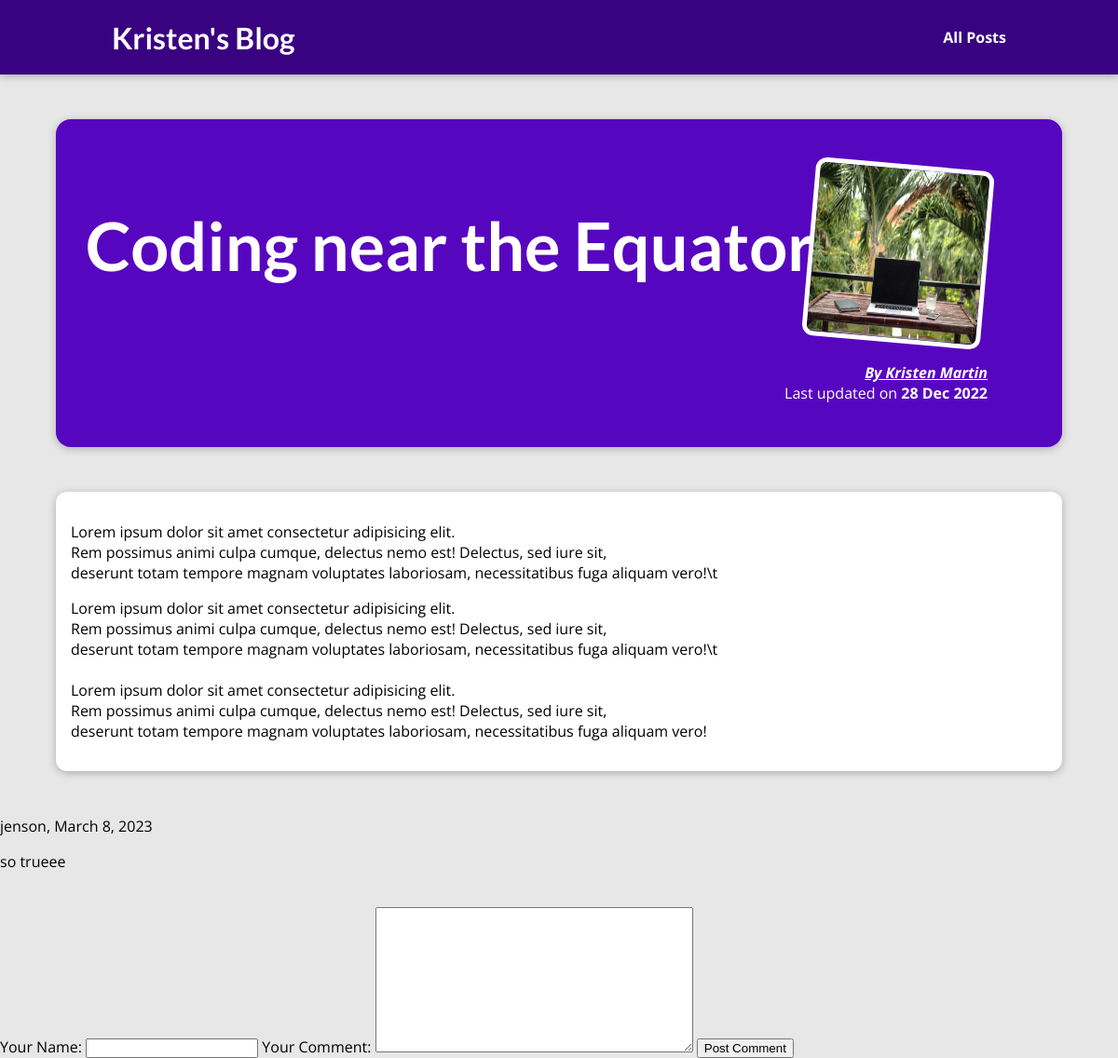
The app's page /posts/coding-near-the-equator/ with its own data.
### blog/models.py (models this page shows, shortened)
class Post(models.Model):
    title = models.CharField(max_length=140)
    excerpt = models.CharField(max_length=300)
    image_name = models.ImageField(upload_to="images", null=True)
    date = models.DateField()
    slug = models.CharField(max_length=200, default="", unique=True, db_index=True)
    content = models.TextField()
    author = models.ForeignKey(Author, null=True, on_delete=models.SET_NULL)
    tags = models.ManyToManyField(Tag, blank=True)

class Author(models.Model):
    first_name = models.CharField(max_length=50)
    last_name = models.CharField(max_length=50)
    email_address = models.EmailField(max_length=75)

class Comment(models.Model):
    user_name = models.CharField(max_length=30)
    comment_content = models.TextField(max_length=200)
    date = models.DateField(auto_now=True)
    post_id = models.IntegerField()

### blog/views.py (the view)
# urls.py: path("posts/<slug:slug>/", views.GetPost.as_view(), name="post")
class GetPost(DetailView):
    model = Post
    template_name = "blog/post.html"
    def get_context_data(self, **kwargs):
        context = super().get_context_data(**kwargs)
        context["form"] = CommentForm()
        context["comments"] = Comment.objects.filter(post_id=self.object.id)
        context["tags"] = self.object.tags.all()
        loaded_post = self.object
        return context
    def post(self, request, slug):
        specific_post = get_object_or_404(Post, slug=slug)
        form = CommentForm(request.POST)
        comments = Comment.objects.filter(post_id=specific_post.id)
        post_tags = specific_post.tags.all()
        if form.is_valid():
            new_data = form.cleaned_data
            name = new_data["user_name"]
            content = new_data["comment_content"]
            post_id = specific_post.id
            new_comment = Comment(user_name=name, comment_content=content, post_id=post_id)
            new_comment.save()
            form = CommentForm()
            return render(request, "blog/post.html", {"post": specific_post, "form": form, "comments": comments, "tags": post_tags})
        else:
            return render(request, "blog/post.html", {"post": specific_post, "form": form, "comments": comments, "tags": post_tags})

### blog/forms.py
class CommentForm(forms.ModelForm):
    class Meta:
        model = Comment
        fields = "__all__"
        exclude = ["date", "post_id"]
        labels = {"user_name": "Your Name", "comment_content": "Your Comment"}

### blog/templates/blog/post.html (shortened to what this page needs)
{% extends "base.html" %}
{% load static %}
{% block page_css %}
    <link rel="stylesheet" href="{% static 'blog/post-detail.css' %}">
{% endblock %}
{% block content %}
{% include "blog/includes/header.html" %}
    <section id="summary">
        <h2>{{ post.title }}</h2>
        <article>
            <img src="{{ post.image_name.url }}" alt="Post {{ post.title }}" />
            <address><a href="mailto:{{post.author.email_address}}">By {{ post.author.first_name }} {{ post.author.last_name }}</a></address>
            <div>
                Last updated on <time>{{ post.date|date:"d M Y" }}</time>
            </div>
        </article>
    </section>
    <main>
            <p>{{ post.content|linebreaks }}</p>
    </main>
    {% for comment in comments %}
        <p>{{comment.user_name}}, {{comment.date}}</p>
        <p>{{comment.comment_content}}</p>
        <br>
    {% endfor %}
    <form action="/posts/{{post.slug}}/" method="POST">
        {{ form }}
        <button type="submit">Post Comment</button>
    </form>
{% endblock %}

### static/app.css (style rules this page uses)
* { box-sizing: border-box; }
html { font-family: 'Open Sans', 'Lato', sans-serif; }
body { margin: 0; }
h1, h2, h3 { font-family: 'Lato', sans-serif; font-weight: bold; }

### blog/static/blog/post-detail.css (style rules this page uses)
body { background-color: #e7e7e7; }
#summary { margin: 8rem auto 3rem auto; padding: 2rem; width: 90%; max-width: 90rem; border-radius: 16px; background-color: #5706c0; position: relative; box-shadow: 0 2px 8px rgba(0, 0, 0, 0.25); height: 22rem; }
#summary a { color:white; }
#summary h2 { color: white; font-size: 4.5rem; margin-bottom: 0.35rem; }
#summary article { position: absolute; top: 2rem; right: 3rem; padding: 1rem 2rem; border-radius: 12px; text-align: right; color: white; }
#summary article img { width: 12rem; height: 12rem; border-radius: 12px; transform: rotateZ(5deg); border: 5px solid white; margin-bottom: 1rem; }
#summary address { font-weight: bold; }
#summary time { font-weight: bold; }
main { width: 90%; max-width: 90rem; margin: 3rem auto; background-color: white; padding: 1rem; border-radius: 12px; box-shadow: 0 2px 8px rgba(0, 0, 0, 0.25); }

### records on screen
Post: title "Coding near the Equator", image_name (picture), author.first_name "Kristen", author.last_name "Martin", date "28 Dec 2022", content "Lorem ipsum dolor sit amet consectetur adipisicing elit. Rem possimus animi culpa cumque, delectus nemo est! Delectus, sed iure sit, deserunt totam tempore magnam voluptates laboriosam, necessitatibus fuga aliquam vero!\\t Lorem ipsum dolor sit amet consectetur adipisicing elit. Rem possimus animi culpa cumque, delectus nemo est! Delectus, sed iure sit, deserunt totam tempore magnam voluptates laboriosam, necessitatibus fuga aliquam vero!\\t Lorem ipsum dolor sit amet consectetur adipisicing elit. Rem possimus animi culpa cumque, delectus nemo est! Delectus, sed iure sit, deserunt totam tempore magnam voluptates laboriosam, necessitatibus fuga aliquam vero!"
Comment: user_name "jenson", date "March 8, 2023", comment_content "so trueee"
